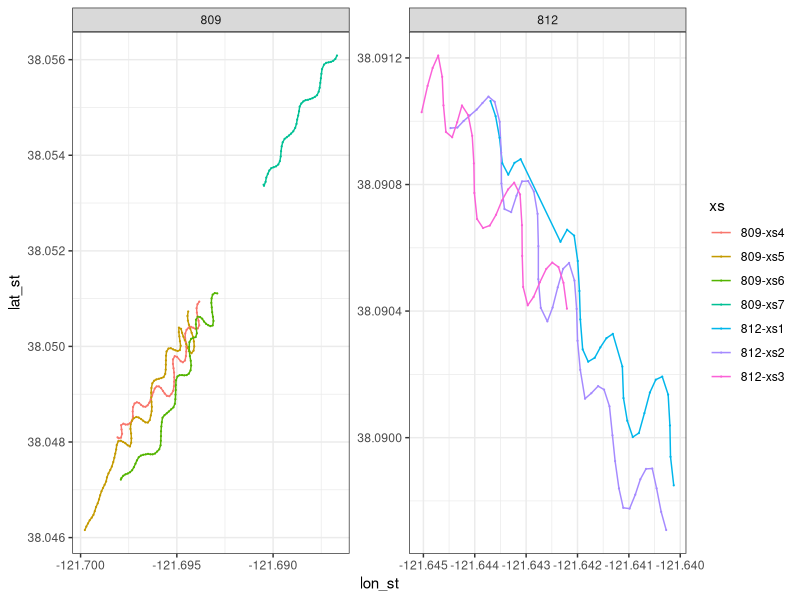
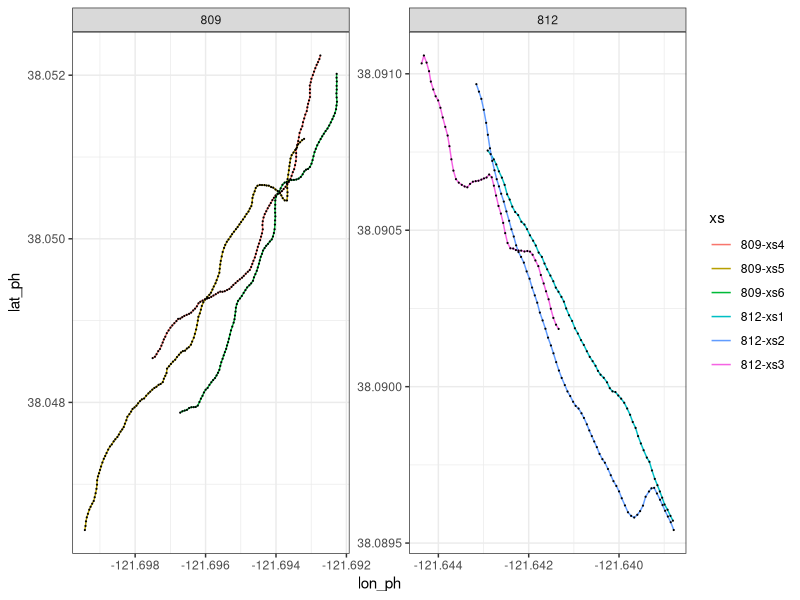
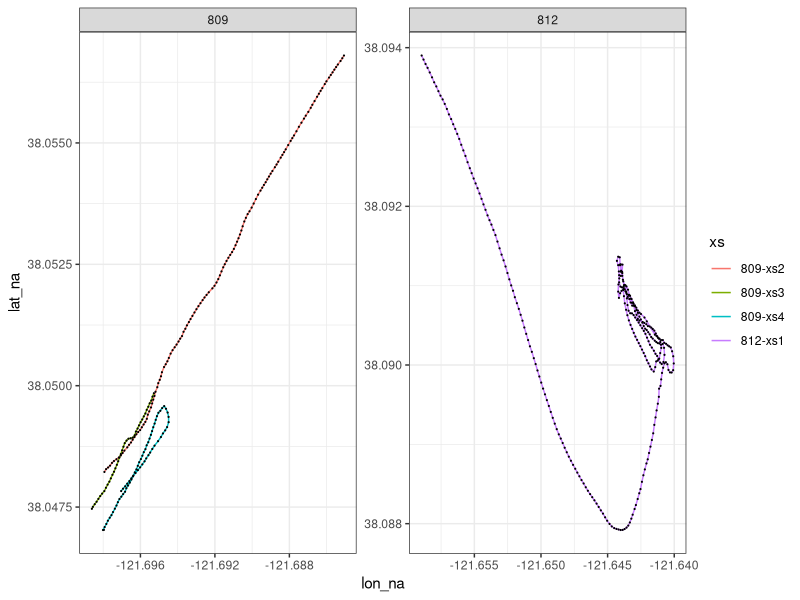
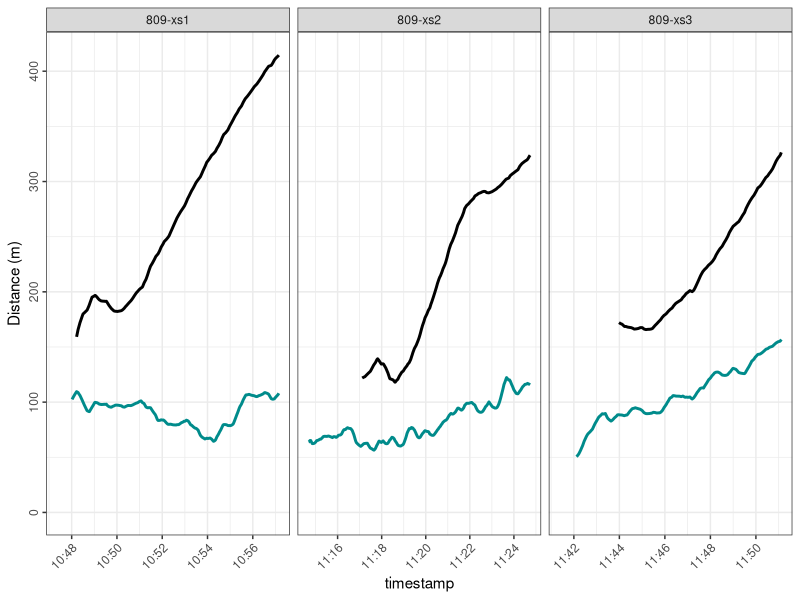
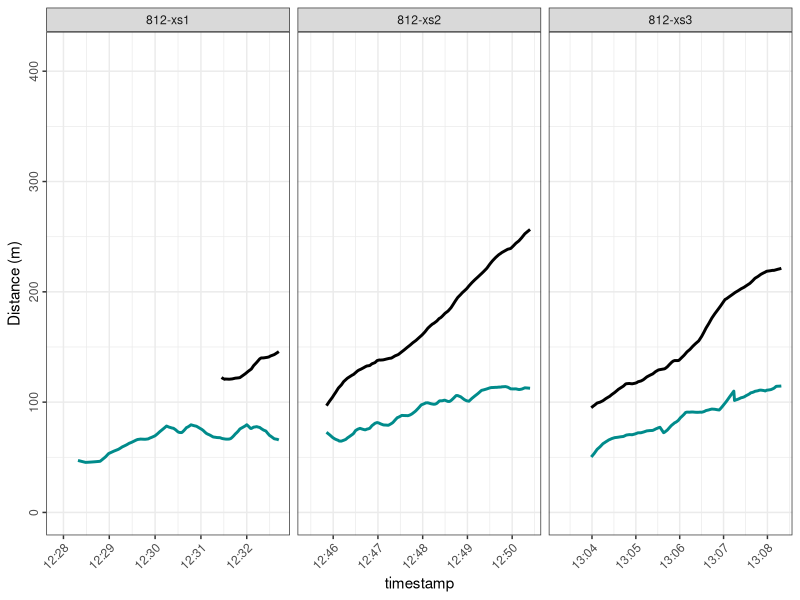
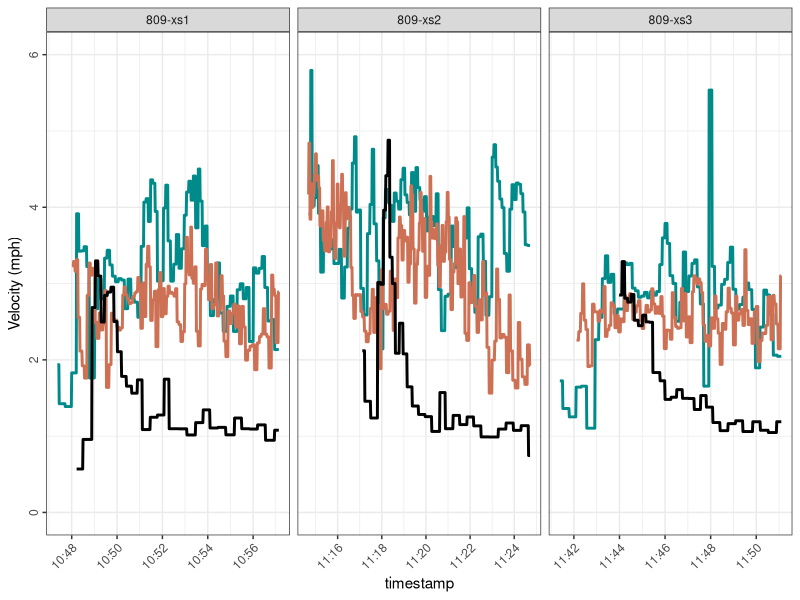
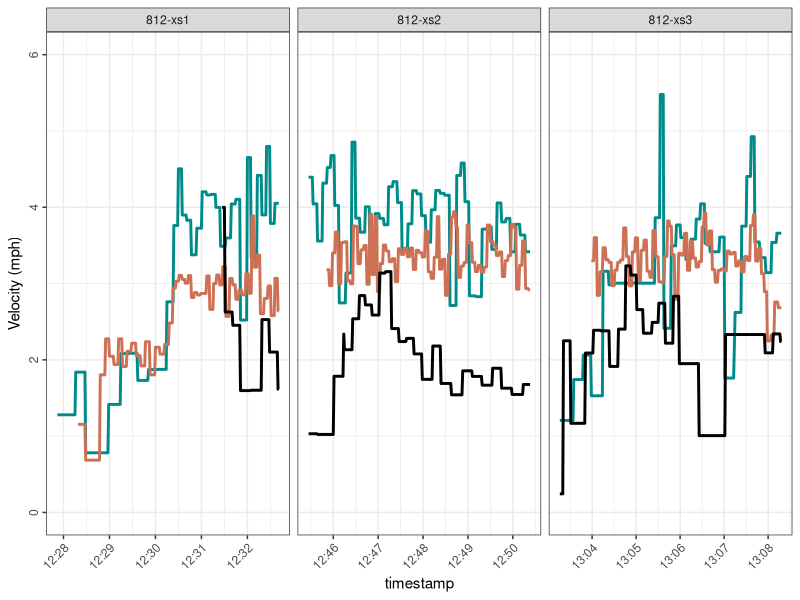
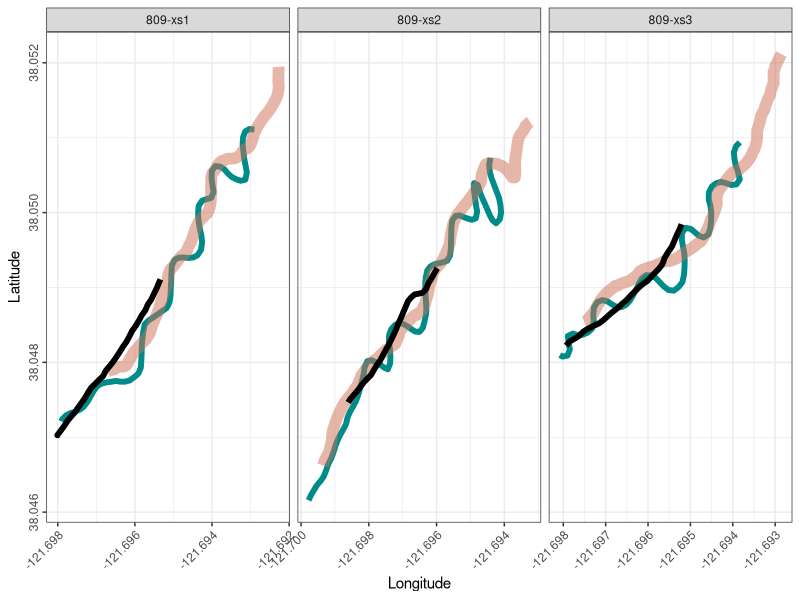

These figures' R source, in order:
library(tidyverse)
library(geosphere)
library(lubridate)
library(zoo)

# Import and compile GPS track data ---------------------------------------

## Stryker ----
stryker_startstop <- data.frame(boat = rep("stryker",7), 
                        site = c(rep("812", 3), rep("809", 4)),
                        start = c(7, 43, 94, 131, 201, 297, 376), 
                        end = c(39, 90, 127, 197, 293, 372, 423))

stryker = data.frame()
stryker_raw = data.frame()

for(xs in 1:nrow(stryker_startstop)){
  print(xs)
  
  temp <- read.csv("data/Survey00_20241119/RouteHistoryFullBkup_DWRBoat.csv", 
                   skip = stryker_startstop[xs, "start"] - 1, nrow = stryker_startstop[xs, "end"] - stryker_startstop[xs, "start"], header = F)
  
  colnames(temp) = c("Junk", "lat", "lon", "datetime", "speed")
  
  temp$timestamp <- as.POSIXct(temp$datetime, format = "%Y-%m-%dT%H:%M:%SZ", tz = "America/Los_Angeles")
  
  # Convert the timestamp to a POSIXct object
  temp$timestamp <- ymd_hms(temp$timestamp, tz = "UTC")
  
  # Convert it to Pacific Time (PT)
  temp$timestamp <- with_tz(temp$timestamp, tzone = "America/Los_Angeles")
  
  complete_timestamps <- seq(min(temp$timestamp), max(temp$timestamp), by = "1 sec")
  
  merged_data <- data.frame(timestamp = complete_timestamps) %>%
    left_join(temp, by = "timestamp")
  
  interpolated_data <- merged_data %>%
    mutate(lat = na.approx(lat, rule = 2),
           lon = na.approx(lon, rule = 2))
  
  interpolated_data$xs <- paste0(stryker_startstop[xs, "site"], "-xs", xs)
  temp$xs <- paste0(stryker_startstop[xs, "site"], "-xs", xs)
  
  interpolated_data$site <- stryker_startstop[xs, "site"]
  temp$site = stryker_startstop[xs, "site"]
  
  stryker <- rbind(stryker, interpolated_data[, c("site", "xs", "timestamp", "lat", "lon")])
  stryker_raw <- rbind(stryker_raw, temp)
  
  rm(temp, interpolated_data, merged_data)
}

stryker$boat = "Stryker"
colnames(stryker) <- c("site", "xs", "timestamp", "lat_st", "lon_st", "boat")

## Phantom ----
phantom_startstop <- data.frame(boat = rep("phantom", 6), 
                        site = c(rep("812", 3), rep("809", 3)),
                        start = c(7, 78, 157, 216, 335, 489), 
                        end = c(74, 153, 212, 331, 485, 607))

phantom = data.frame()
phantom_raw = data.frame()

for(xs in 1:nrow(phantom_startstop)){
  print(xs)
  
  temp <- read.csv("data/Survey00_20241119/20241119_RouteHistory_Cramer.csv", 
                   skip = phantom_startstop[xs, "start"] - 1, nrow = phantom_startstop[xs, "end"] - phantom_startstop[xs, "start"], header = F)
  
  colnames(temp) = c("Junk", "lat", "lon", "datetime", "speed")
  
  temp$timestamp <- as.POSIXct(temp$datetime, format = "%Y-%m-%dT%H:%M:%SZ", tz = "America/Los_Angeles")
  
  # Convert the timestamp to a POSIXct object
  temp$timestamp <- ymd_hms(temp$timestamp, tz = "UTC")
  
  # Convert it to Pacific Time (PT)
  temp$timestamp <- with_tz(temp$timestamp, tzone = "America/Los_Angeles")
  
  complete_timestamps <- seq(min(temp$timestamp), max(temp$timestamp), by = "1 sec")
  
  merged_data <- data.frame(timestamp = complete_timestamps) %>%
    left_join(temp, by = "timestamp")
  
  interpolated_data <- merged_data %>%
    mutate(lat = na.approx(lat, rule = 2),
      lon = na.approx(lon, rule = 2))
  
  interpolated_data$xs <- paste0(phantom_startstop[xs, "site"], "-xs", xs)
  temp$xs <- paste0(phantom_startstop[xs, "site"], "-xs", xs)
  
  interpolated_data$site <- phantom_startstop[xs, "site"]
  temp$site = phantom_startstop[xs, "site"]
  
  phantom <- rbind(phantom, interpolated_data[, c("site", "xs", "timestamp", "lat", "lon")])
  phantom_raw <- rbind(phantom_raw, temp)
  
  rm(temp, interpolated_data, merged_data)
}

phantom$boat = "Phantom"
colnames(phantom) <- c("site", "xs", "timestamp", "lat_ph", "lon_ph", "boat")

## New Alosa ----
new_alosa_startstop <- data.frame(boat = rep("new_alosa", 4), 
                                site = c(rep("812", 1), rep("809", 3)),
                                start = c(7, 309, 443, 487), 
                                end = c(305, 439, 483, 554))

new_alosa = data.frame()
new_alosa_raw = data.frame()

for(xs in 1:nrow(new_alosa_startstop)){
  print(xs)
  
  temp <- read.csv("data/Survey00_20241119/RouteHistoryFullBkup_CDFW.csv", 
                   skip = new_alosa_startstop[xs, "start"] - 1, nrow = new_alosa_startstop[xs, "end"] - new_alosa_startstop[xs, "start"], header = F)
  
  colnames(temp) = c("Junk", "lat", "lon", "datetime", "speed")
  
  temp$timestamp <- as.POSIXct(temp$datetime, format = "%Y-%m-%dT%H:%M:%SZ", tz = "America/Los_Angeles")
  
  # Convert the timestamp to a POSIXct object
  temp$timestamp <- ymd_hms(temp$timestamp, tz = "UTC")
  
  # Convert it to Pacific Time (PT)
  temp$timestamp <- with_tz(temp$timestamp, tzone = "America/Los_Angeles")
  
  complete_timestamps <- seq(min(temp$timestamp), max(temp$timestamp), by = "1 sec")
  
  merged_data <- data.frame(timestamp = complete_timestamps) %>%
    left_join(temp, by = "timestamp")
  
  interpolated_data <- merged_data %>%
    mutate(lat = na.approx(lat, rule = 2),
           lon = na.approx(lon, rule = 2))
  
  interpolated_data$xs <- paste0(new_alosa_startstop[xs, "site"], "-xs", xs)
  temp$xs <- paste0(new_alosa_startstop[xs, "site"], "-xs", xs)
  
  interpolated_data$site <- new_alosa_startstop[xs, "site"]
  temp$site = new_alosa_startstop[xs, "site"]
  
  new_alosa <- rbind(new_alosa, interpolated_data[, c("site", "xs", "timestamp", "lat", "lon")])
  new_alosa_raw <- rbind(new_alosa_raw, temp)
  
  rm(temp, interpolated_data, merged_data)
}

new_alosa$boat = "New Alosa"
colnames(new_alosa) <- c("site", "xs", "timestamp", "lat_na", "lon_na", "boat")

## Merge vessel tracks ----

vessels <- merge(merge(stryker, 
                       phantom[, c("timestamp", "lat_ph", "lon_ph")], by = "timestamp", all.x = T),
                 new_alosa[, c("timestamp", "lat_na", "lon_na")], by = "timestamp", all.x = T) 

xs_lookup <- data.frame(xs = c("809-xs7", "809-xs6", "809-xs5", "809-xs4", "812-xs3", "812-xs2", "812-xs1"),
                              xs_cor = c("809-xstest", "809-xs1", "809-xs2", "809-xs3", "812-xs1", "812-xs2", "812-xs3"))

vessels <- merge(vessels, xs_lookup, by = "xs", all.x = T)

# Visualize tracks --------------------------------------------------------

ggplot(stryker, aes(x = lon_st, y = lat_st, color = xs)) + 
  geom_path() + theme_bw() + 
  geom_point(data = stryker_raw, aes(x = lon, y = lat), size = .1) +
  facet_wrap(site ~ ., scales = "free")

ggplot(phantom, aes(x = lon_ph, y = lat_ph, color = xs)) + 
  geom_path() + theme_bw() + 
  geom_point(data = phantom_raw, aes(x = lon, y = lat), color = "black", size = .1) +
  facet_wrap(site ~ ., scales = "free")

ggplot(new_alosa, aes(x = lon_na, y = lat_na, color = xs)) + 
  geom_path() + theme_bw() + 
  geom_point(data = new_alosa_raw, aes(x = lon, y = lat), color = "black", size = .1) +
  facet_wrap(site ~ ., scales = "free")

# Calculate vessel spacing ------------------------------------------------

vessels$stryker2phantom <- NA
vessels$newalosa2phantom <- NA
vessels$stryker_velocity <- NA
vessels$phantom_velocity <- NA
vessels$new_alosa_velocity <- NA

for(i in 1:nrow(vessels)){
  print(i)
 
  if(complete.cases(vessels[,c("lon_st", "lat_st", "lon_ph","lat_ph")])[i]){
    vessels[i,"stryker2phantom"] <- distm(c(vessels[i,"lon_st"], vessels[i,"lat_st"]), 
                                                  c(vessels[i,"lon_ph"], vessels[i,"lat_ph"]), 
                                                  fun = distHaversine)
  }
  
  if(complete.cases(vessels[,c("lon_na", "lat_na", "lon_ph","lat_ph")])[i]){
    vessels[i,"newalosa2phantom"] <- distm(c(vessels[i,"lon_na"], vessels[i,"lat_na"]), 
                                          c(vessels[i,"lon_ph"], vessels[i,"lat_ph"]), 
                                          fun = distHaversine)
  }
  
  if(complete.cases(vessels[,c("lon_na", "lat_na", "lon_st","lat_st")])[i]){
    vessels[i,"stryker2newalosa"] <- distm(c(vessels[i,"lon_na"], vessels[i,"lat_na"]), 
                                           c(vessels[i,"lon_st"], vessels[i,"lat_st"]), 
                                           fun = distHaversine)
  }
  
  try(vessels[i,"stryker_velocity"] <- distm(c(vessels[i,"lon_st"], vessels[i,"lat_st"]), 
                                         c(vessels[i + 1,"lon_st"], vessels[i + 1,"lat_st"]), 
                                         fun = distHaversine) * 2.23693629)
  
  try(vessels[i,"phantom_velocity"] <- distm(c(vessels[i,"lon_ph"], vessels[i,"lat_ph"]), 
                                             c(vessels[i + 1,"lon_ph"], vessels[i + 1,"lat_ph"]), 
                                             fun = distHaversine) * 2.23693629)
  
  try(vessels[i,"new_alosa_velocity"] <- distm(c(vessels[i,"lon_na"], vessels[i,"lat_na"]), 
                                             c(vessels[i + 1,"lon_na"], vessels[i + 1,"lat_na"]), 
                                             fun = distHaversine) * 2.23693629)
      
  
}


# Plot vessel tracks, velocity, and spacing -------------------------------

(v_spacing_809 <- ggplot(vessels[vessels$xs_cor %in% c("809-xs1","809-xs2","809-xs3"),], 
       aes(x = timestamp, y = stryker2phantom)) + 
    geom_line(color = "cyan4", linewidth = 1) +
    geom_line(aes(y = newalosa2phantom), linewidth = 1) +
  # geom_line(aes(y = stryker2newalosa), color = "blue",linewidth = 1) + 
    theme_bw() + labs(y = "Distance (m)") + 
    theme(axis.text.x = element_text(angle = 45, hjust = 1),
          axis.text.y = element_text(angle = 90, hjust = .5)) +
    ylim(0,415) +
  facet_grid(. ~ xs_cor, scales = "free"))

(v_spacing_812 <- ggplot(vessels[vessels$xs_cor %in% c("812-xs1","812-xs2","812-xs3"),], 
                         aes(x = timestamp, y = stryker2phantom)) + 
    geom_line(color = "cyan4", linewidth = 1) +
    geom_line(aes(y = newalosa2phantom), linewidth = 1) + 
    theme_bw() + labs(y = "Distance (m)") + 
    theme(axis.text.x = element_text(angle = 45, hjust = 1),
          axis.text.y = element_text(angle = 90, hjust = .5)) +
    ylim(0,415) +
    facet_grid(. ~ xs_cor, scales = "free"))

(v_velocity_809 <- ggplot(data = vessels[vessels$xs_cor %in% c("809-xs1","809-xs2","809-xs3") &
                               vessels$stryker_velocity < 10 & is.na(vessels$stryker_velocity) == F,],
                          aes(x = timestamp, y = stryker_velocity)) + 
    geom_line(color = "cyan4", linewidth = 1) +
    geom_line(data = vessels[vessels$xs_cor %in% c("809-xs1","809-xs2","809-xs3") &
                               vessels$phantom_velocity < 10 & is.na(vessels$phantom_velocity) == F, ],
              aes(y = phantom_velocity), color = "salmon3", linewidth = 1) +
    geom_line(data = vessels[vessels$xs_cor %in% c("809-xs1","809-xs2","809-xs3") &
                               vessels$new_alosa_velocity < 10 & is.na(vessels$new_alosa_velocity) == F, ],
              aes(y = new_alosa_velocity), linewidth = 1) +
    theme_bw() + labs(y = "Velocity (mph)") + 
    theme(axis.text.x = element_text(angle = 45, hjust = 1),
          axis.text.y = element_text(angle = 90, hjust = .5)) +
    ylim(0, 6) +
    facet_grid(. ~ xs_cor, scales = "free"))

(v_velocity_812 <- ggplot(data = vessels[vessels$xs_cor %in% c("812-xs1","812-xs2","812-xs3") &
                                           vessels$stryker_velocity < 10 & is.na(vessels$stryker_velocity) == F,], 
                         aes(x = timestamp, y = stryker_velocity)) + 
    geom_line(color = "cyan4", linewidth = 1) +
    geom_line(data = vessels[vessels$xs_cor %in% c("812-xs1","812-xs2","812-xs3") &
                               vessels$phantom_velocity < 10 & is.na(vessels$phantom_velocity) == F, ],
              aes(y = phantom_velocity), color = "salmon3", linewidth = 1) +
    geom_line(data = vessels[vessels$xs_cor %in% c("812-xs1","812-xs2","812-xs3") &
                        vessels$new_alosa_velocity < 10 & is.na(vessels$new_alosa_velocity) == F, ],
              aes(y = new_alosa_velocity), linewidth = 1) +
    theme_bw() + labs(y = "Velocity (mph)") + 
    theme(axis.text.x = element_text(angle = 45, hjust = 1),
          axis.text.y = element_text(angle = 90, hjust = .5)) +
    ylim(0, 6) +
    facet_grid(. ~ xs_cor, scales = "free"))


(v_tracks_809 <- ggplot(vessels[vessels$xs_cor %in% c("809-xs1","809-xs2","809-xs3"),], 
                     aes(x = lon_st, y = lat_st)) + 
    geom_path(color = "cyan4", linewidth = 2) +
    geom_path(aes(x = lon_ph, y = lat_ph), color = "salmon3", alpha = .5, linewidth = 4) + 
    geom_path(aes(x = lon_na, y = lat_na), linewidth = 2) + 
    theme_bw() + labs(y = "Latitude", x = "Longitude") + 
    theme(axis.text.x = element_text(angle = 45, hjust = 1),
          axis.text.y = element_text(angle = 90, hjust = .5)) +
    facet_grid(. ~ xs_cor, scales = "free"))

(v_tracks_812 <- ggplot(vessels[vessels$xs_cor %in% c("812-xs1","812-xs2","812-xs3"),], 
                        aes(x = lon_st, y = lat_st)) + 
    geom_path(color = "cyan4", linewidth = 2) +
    geom_path(aes(x = lon_ph, y = lat_ph), color = "salmon3", alpha = .5, linewidth = 4) + 
    geom_path(aes(x = lon_na, y = lat_na), linewidth = 2) + 
    theme_bw() + labs(y = "Latitude", x = "Longitude") + 
    theme(axis.text.x = element_text(angle = 45, hjust = 1),
          axis.text.y = element_text(angle = 90, hjust = .5)) +
    facet_grid(. ~ xs_cor, scales = "free"))


png("output/eDNA_vessel_spacing_20241119_%02d.png",
    height = 7, width = 10, units = "in", res = 1000, family = "serif")

cowplot::plot_grid(v_tracks_809, v_tracks_812,
                   v_spacing_809, v_spacing_812, 
                   align = "v")

dev.off()

png("output/eDNA_vessel_velocity_20241119_%02d.png",
    height = 10, width = 10, units = "in", res = 1000, family = "serif")

cowplot::plot_grid(v_tracks_809, v_tracks_812,
                   v_velocity_809, v_velocity_812, 
                   v_spacing_809, v_spacing_812, 
                   align = "v", nrow = 3)

dev.off()
